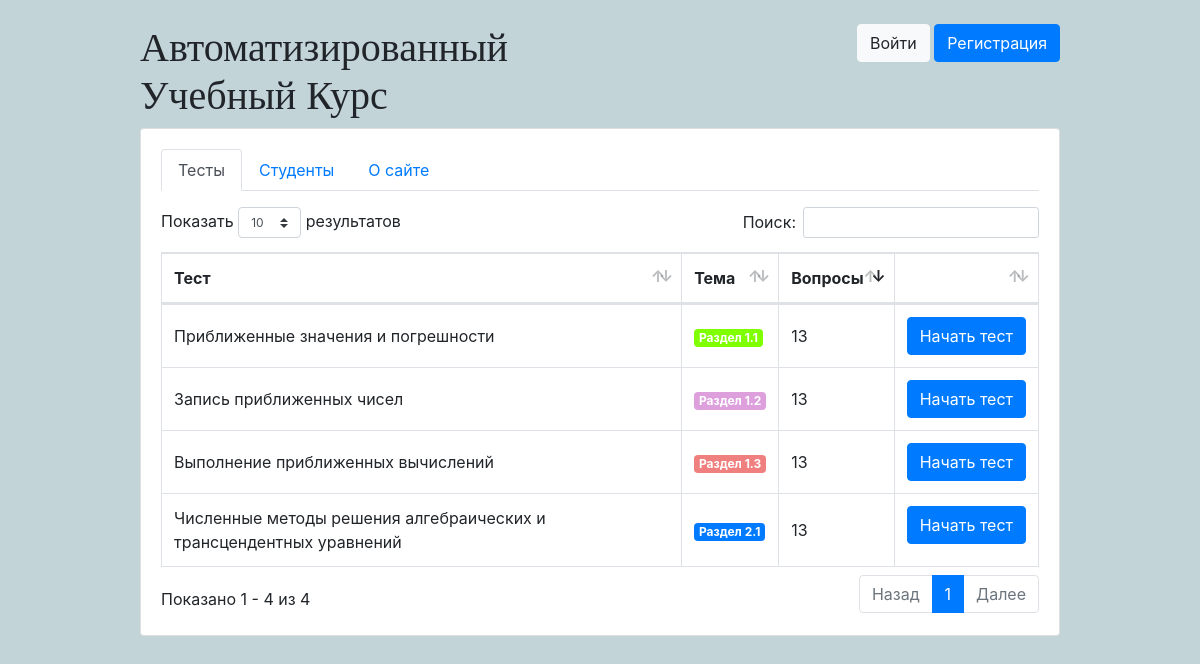
The page / on the database its author committed.
### classroom/models.py (models this page shows, shortened)
class Quiz(models.Model):
    owner = models.ForeignKey(User, on_delete=models.CASCADE, related_name='quizzes')
    name = models.CharField(max_length=255)
    subject = models.ForeignKey(Subject, on_delete=models.CASCADE, related_name='quizzes')

class Subject(models.Model):
    name = models.CharField(max_length=30)
    color = models.CharField(max_length=7, default='#007bff')
    def get_html_badge(self):
        name = escape(self.name)
        color = escape(self.color)
        html = '<span class="badge badge-primary" style="background-color: %s">%s</span>' % (color, name)
        return mark_safe(html)

### classroom/views/classroom.py (the view, shortened to what this page needs)
# urls.py: path('', classroom.home, name='home'),
def home(request):
    return render(request,'classroom/quiz_list.html',{
        'quizzes':Quiz.objects.annotate(questions_count=Count('questions')) \
            .filter(questions_count__gt=0)})

### classroom/templates/classroom/quiz_list.html (shortened to what this page needs)
{% extends 'base.html' %}
{% load static %}
{% block css %}
<link rel="stylesheet" type="text/css" href="{% static 'datatables/dataTables.bootstrap4.min.css' %}">
{% endblock %}
{% block content %}
  {% include 'classroom/_guest_header.html' with active='quizzes' %}
  <table class="table table-bordered mb-0" id="tb_quizlist" >
    <thead>
      <tr>
        <th>Тест</th>
        <th class="d-none d-sm-table-cell">Тема</th>
        <th class="d-none d-sm-table-cell">Вопросы</th>
        <th></th>
      </tr>
    </thead>
    <tbody>
      {% for quiz in quizzes %}
        <tr{% if quiz.subject.id in student_subjects %} style="background: #fdf7e3"{%endif%}>
          <td class="align-middle">{{ quiz.name }}</td>
          <td class="align-middle d-none d-sm-table-cell">{{ quiz.subject.get_html_badge }}</td>
          <td class="align-middle d-none d-sm-table-cell">{{ quiz.questions_count }}</td>
          <td class="text-right" data-orderable="false">
            <a href="{% url 'students:take_quiz' quiz.pk %}" class="btn btn-primary">Начать тест</a>
          </td>
        </tr>
      {% endfor %}
    </tbody>
  </table>
{% endblock %}

### static/css/students.css (style rules this page uses)
body { background-color: #c2d4d8; }

### rows shown on the page
Quiz: name "Приближенные значения и погрешности", subject.get_html_badge "Раздел 1.1", questions_count "13"
Quiz: name "Запись приближенных чисел", subject.get_html_badge "Раздел 1.2", questions_count "13"
Quiz: name "Выполнение приближенных вычислений", subject.get_html_badge "Раздел 1.3", questions_count "13"
Quiz: name "Численные методы решения алгебраических и трансцендентных уравнений", subject.get_html_badge "Раздел 2.1", questions_count "13"
